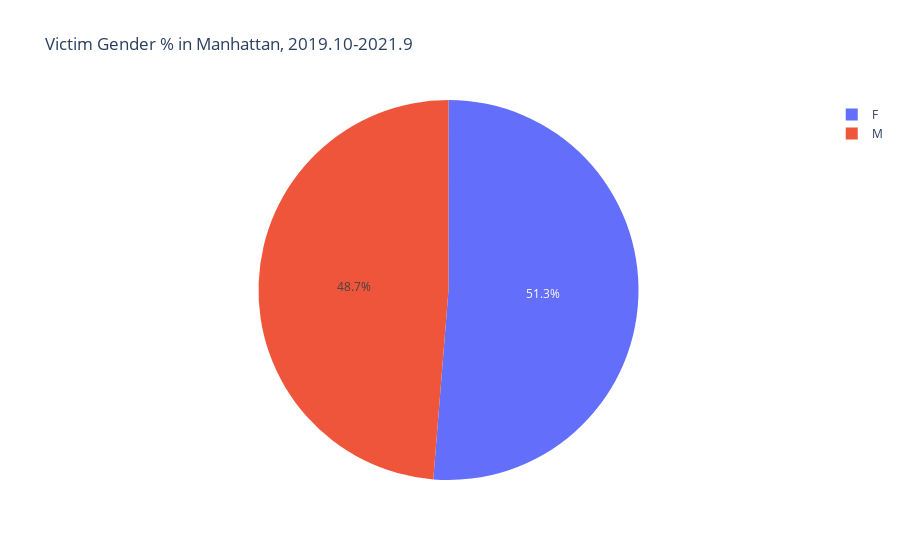

Notebook code cell kept with this figure:
### Markdown cell above
When we are doing statistics on gender,we find that we could not find the definition of Gender D and E in the source of this Dataset, hence we treat them as unknown.

### Code cell
df_victim_gender = df_NY.groupby(['Victim Gender']).agg('count').reset_index().rename(columns={'index': 'count'})
df_victim_gender = df_victim_gender[['Victim Gender','count']]

df_victim_gender = df_victim_gender.drop(index=(df_victim_gender.loc[(df_victim_gender['Victim Gender']=='D')].index))
df_victim_gender = df_victim_gender.drop(index=(df_victim_gender.loc[(df_victim_gender['Victim Gender']=='E')].index))
display(df_victim_gender)

fig7 = px.pie(df_victim_gender, values='count', names='Victim Gender', title='Victim Gender % in Manhattan, 2019.10-2021.9')
fig7.show()

### Figure 1 — Plotly figure (JSON) as saved in the notebook; plotly's stock layout.template omitted (floating-point values rounded to 4 significant figures)
{"data": [{"domain": {"x": [0, 1], "y": [0, 1]}, "hovertemplate": "Victim Gender=%{label}<br>count=%{value}<extra></extra>", "labels": ["F", "M"], "legendgroup": "", "name": "", "showlegend": true, "type": "pie", "values": [23045, 21899]}], "layout": {"legend": {"tracegroupgap": 0}, "title": {"text": "Victim Gender % in Manhattan, 2019.10-2021.9"}}}
